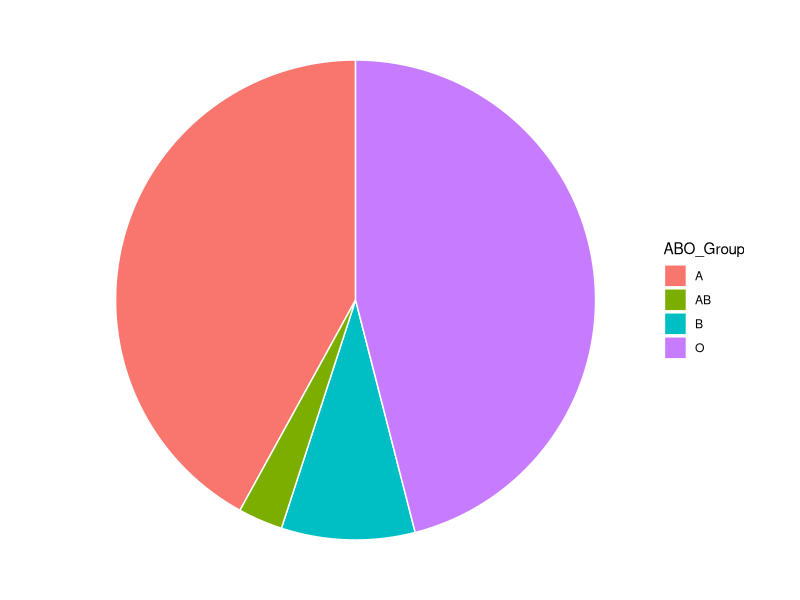
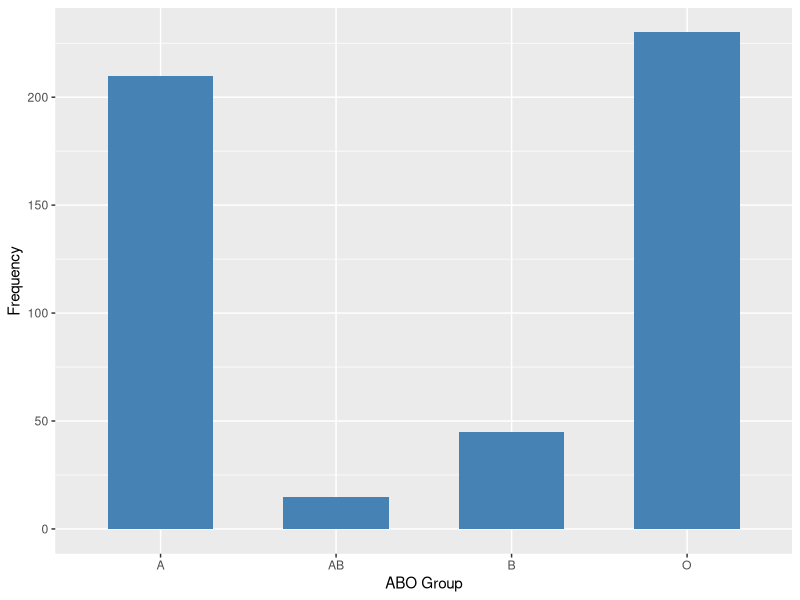
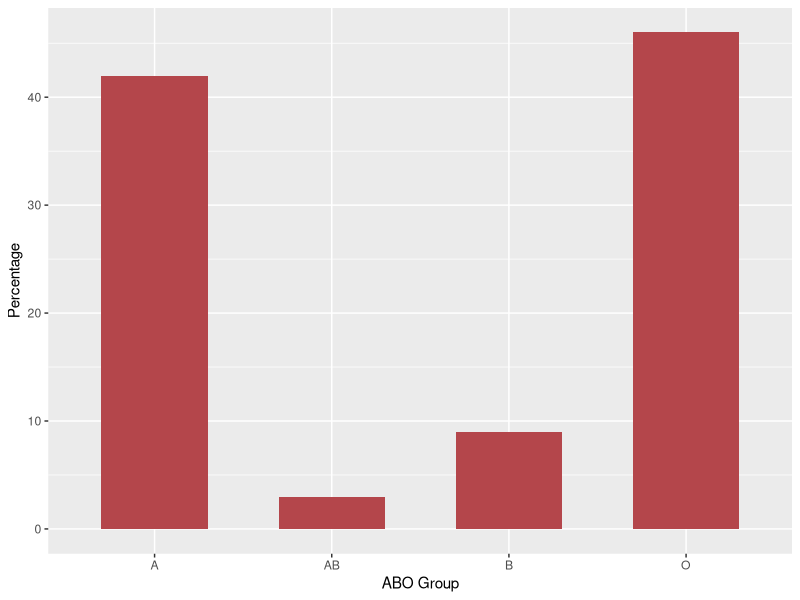
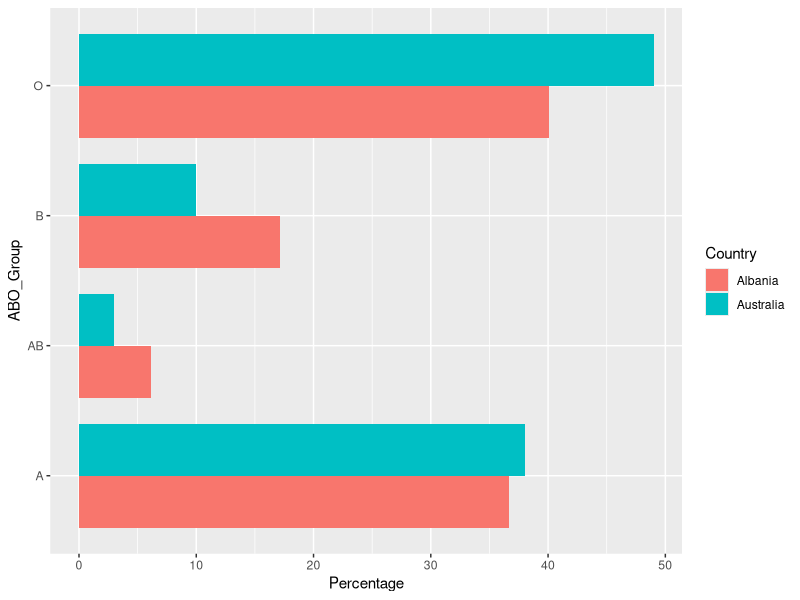

R code for these plots, in order:
## ---- chunk 1
library(dplyr)
library(ggplot2)

data <- data.frame(ABO_Group = c("A", "B", "AB", "O"), value = c(210, 45, 15, 230)) %>%
  mutate(prop = value / sum(value) * 100)

ggplot(data = data, aes(x = "", y = prop, fill = ABO_Group)) + 
  geom_bar(stat = "identity", width = 1, color = "white") + 
  coord_polar("y", start = 0) + 
  theme_void()
## ---- chunk 2
ggplot(data, aes(ABO_Group, value)) + 
  geom_bar(stat = "identity", fill = "steelblue", width = 0.6) + 
  labs(x = "ABO Group", y = "Frequency")
## ---- chunk 3
ggplot(data, aes(ABO_Group, prop)) + 
  geom_bar(stat = "identity", fill = "#B4464B", width = 0.6) + 
  labs(x = "ABO Group", y = "Percentage")
## ---- chunk 4
library(tidyr)

data <- data.frame(ABO_Group = c("A", "B", "AB", "O"), 
                   Albania = c(36.7, 17.1, 6.1, 40.1), 
                   Australia = c(38, 10, 3, 49)) %>%
  pivot_longer(!ABO_Group, names_to = "Country", values_to = "Percentage")

ggplot(data, aes(ABO_Group, Percentage, fill = Country)) + 
  geom_bar(stat = "identity", position = "dodge", width = 0.8) + 
  coord_flip()
